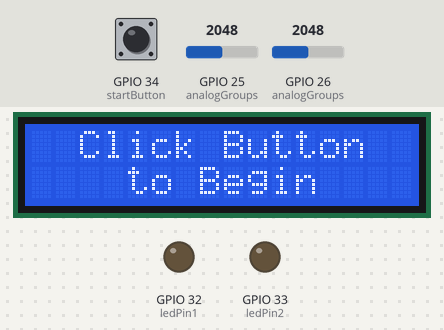
A sketch run on a simulated ESP32. On the bench: 16×2 character LCD, output pins drawn as LEDs (lit = HIGH). Dashed ring = blinking. Inputs (shaded band) come from the test bench; at power-on: GPIO 34 (startButton) LOW, GPIO 26 (analogGroups) = 2048, GPIO 25 (analogGroups) = 2048. Random numbers use the default seed unless the sketch sets one; what the sketch prints to the serial monitor is not drawn.

Above: at 1.2 s.
1.3 s: GPIO 34 (startButton) pulled HIGH for 0.15 s
At 1.8 s:
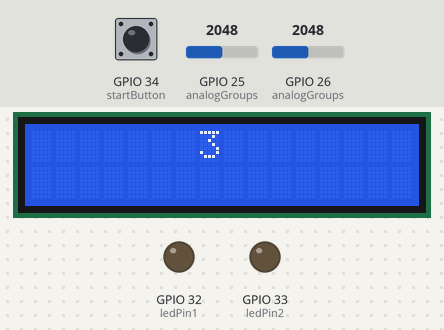
4.4 s: GPIO 26 (analogGroups) set to 214
6.3 s: GPIO 26 (analogGroups) set to 181
7.9 s: GPIO 26 (analogGroups) set to 491
At 9.3 s:
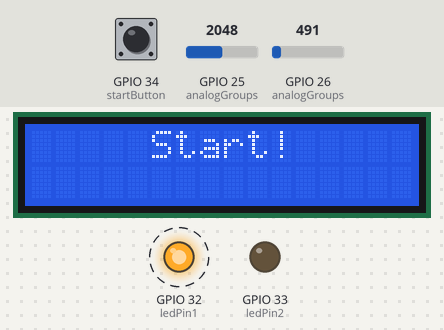
13.9 s: GPIO 34 (startButton) pulled HIGH for 3.2 s
At 16.9 s:
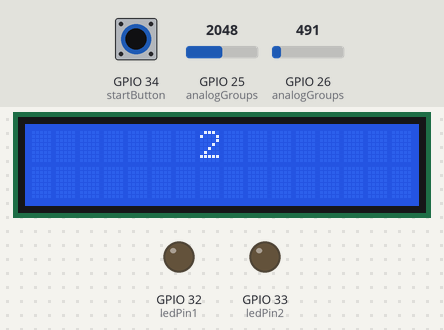
18.6 s: GPIO 26 (analogGroups) set to 160
At 28.8 s:
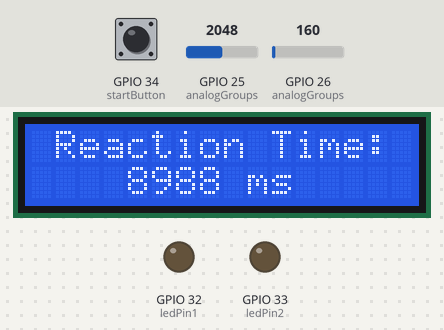
Timing chart, 0 to 30.3 s (numbered marks = the images above; inputs shaded):
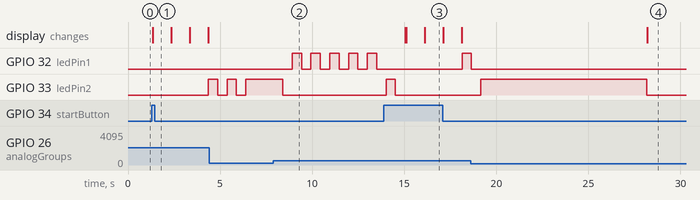

The sketch:

Aim_Tracker.ino
```cpp
/*
* Math.h is only used for the floor function
* LiquidCrystal_I2C.h is the library for the LCD screen
*/
#include <math.h>
#include <LiquidCrystal_I2C.h>


// The lcd object that's used to manipulate the screen
LiquidCrystal_I2C lcd(0x27, 16, 2);


/*
* The button to start the entire sequence is connected to pin 36
* The analog groups array is a way to keep track of
* photoresistors and their corresponding leds.
* Each row is a photoresistor and its corresponding led.
*/
const int startButton = 34;
const int ledPin1 = 32;
const int ledPin2 = 33;
const int photoResistor1 = 25;
const int photoResistor2 = 26;
const int analogGroups[2][2] = {
  {photoResistor1, ledPin1},
  {photoResistor2, ledPin2},
};


/*
* These are constants for the amount of time the player needs to hit the photoresistor
* and the total amount of time per session
*/
const int TARGET_DURATION = 500;
const int SESSION_TIME = 10000;
const int PHOTO_RESISTOR_THRESHOLD = 200;


/*
* These are global variables that need to be accessed from different portions of the program
*/
int totalAccuracy = 0;
int randomIndex = 0;


/*
* These are here because I like to define the functions near the top of the program
* then implement them below the main loop
*/
void startGame();
bool trackAim();
void continueToTarget();
int randomInt(int lowerBound, int upperBound);
void displayResults(int reactionTime, int accuracy, int targetTotal);
int countDigits(int num);
void clearLCD(int charCount, int row);
bool killSwitchDelayCheck(int delay);
void countDown(int length);


/*
* The setup function that initializes the digital pins, creates a seed for the random function, and initializes the lcd screen
*/
void setup() {
  Serial.begin(115200);

  pinMode(ledPin1, OUTPUT);
  pinMode(ledPin2, OUTPUT);

  pinMode(startButton, INPUT);

  randomSeed(millis());

  lcd.init();
  lcd.backlight();
}


/*
* The main loop that checks if the player has pressed the button
*/
void loop() {
  lcd.setCursor(2, 0);
  lcd.print("Click Button");

  lcd.setCursor(4, 1);
  lcd.print("to Begin");

  if (digitalRead(startButton)) {
    lcd.clear();
    randomIndex = randomInt(0, 2);

    countDown(3);
    startGame();
  }

  delay(50);
}


/*
* This function's purpose is to control the main game loop, track the stats,
* then print the results at the end.
*/
void startGame() {
  int totalDuration = 0;  // This is the amount of time elapsed since starting the game
  int timeBetweenTargets = 0;  // This is a measurment that's used for calculating the reaction speed
  int targetCounter = 0;  // This is used for the reaction speed and the accuracy, and it counts how many targets were hit
  totalAccuracy = 0; //Reset the accuracy every time the game is started

  Serial.println(analogGroups[randomIndex][0]);
  while (totalDuration < SESSION_TIME) {
    long int t1 = millis();  // I purposefully waited 10ms after taking the first time measurement so that the second time measurement isn't super close
    delay(10);

    bool onTarget = trackAim(); // onTarget specifies if the player hit the photoresistor group when trackAim was called

    // if the player hits the target, then increment the targetCounter and give them 500ms to react to the next target
    if (onTarget) {
      targetCounter++;
      delay(500);
    }

    long int t2 = millis();
    timeBetweenTargets += !onTarget * (t2 - t1); // timeBetweenTargets only gets incremented when the player didn't hit the target
    totalDuration += t2 - t1;
  }

  lcd.clear();
  digitalWrite(analogGroups[randomIndex][1], LOW); // This is here to make sure the last led turns off after the game is done

  // Serial Monitor Prints
  Serial.print("Reaction Time: ");
  Serial.print(timeBetweenTargets / ((targetCounter == 0) + targetCounter));  // This averages the time between each target hit (The extra math is just a form of exception handling to ensure we don't divide by 0)
  Serial.println(" milliseconds");

  Serial.print("Accuracy: ");
  Serial.print(totalAccuracy / ((targetCounter == 0) + targetCounter));  // This averages the accuracy of each target hit
  Serial.println("%");

  Serial.print("Targets Hit: ");
  Serial.println(targetCounter);

  // LCD Prints (1st argument is reaction time, 2nd argument is accuracy, 3rd argument is total hits)
  displayResults(timeBetweenTargets / ((targetCounter == 0) + targetCounter), totalAccuracy / ((targetCounter == 0) + targetCounter), targetCounter);
  lcd.clear();
}


/*
* This function's purpose is to react whenever the player hits the photoresistor group
* and track any corresponding values that it needs. It also returns a boolean value
* for if the player was on target.
*/
bool trackAim() {
  digitalWrite(analogGroups[randomIndex][1], HIGH);  // Turn on the random led
  int analogValue = analogRead(analogGroups[randomIndex][0]);  // Reads the analogValue of the random photoresistor group

  //I only want to continue if the user aims at the photoresistor
  if (analogValue <= PHOTO_RESISTOR_THRESHOLD) {
    return false;
  }

  long int t1 = millis();
  continueToTarget();  // The function that continues running until the target duration is reached

  totalAccuracy += (int) (100 * (1.0 * TARGET_DURATION / (millis() - t1)));  // Accuracy is calculated based on the ratio of TARGET_DURATION:(The time spent hitting the target)

  digitalWrite(analogGroups[randomIndex][1], LOW); // Turn off the random led

  randomIndex = randomInt(0, 2);  // The new index for the next random group
  return true;
}


/*
* A function that keeps running until the user keeps the laser on the photoresistor for the target
* amount of time.
*/
void continueToTarget() {
  int currDuration = 0;

  while (currDuration < TARGET_DURATION) {
    long int t1 = millis();
    long int t2 = t1;

    int analogValue = analogRead(analogGroups[randomIndex][0]);
    while (analogValue > PHOTO_RESISTOR_THRESHOLD && (t2 - t1 + currDuration) < TARGET_DURATION) {
      analogValue = analogRead(analogGroups[randomIndex][0]);
      delay(5);
      t2 = millis();
      Serial.println(analogValue);
    }

    currDuration += t2 - t1;
    delay(5);
  }
}


/*
* A function that selects a random integer where the lowerBound is inclusive
* and the upperBound is exclusive
*/
int randomInt(int lowerBound, int upperBound) {
  return (int) floor(random(lowerBound, upperBound)); // Round down the random float that was returned from the random function
}


/*
* A function made to display results until the player wants to play again
*/
void displayResults(int reactionTime, int accuracy, int targetTotal) {
  while (true) {
    const int MAX_COLUMNS = 16;
    int charLength = countDigits(reactionTime);

    // LCD Screen Prints
    lcd.setCursor(1, 0);
    lcd.print("Reaction Time:");

    lcd.setCursor((MAX_COLUMNS - charLength - 3) / 2, 1);  //Math used to center the text along the row
    lcd.print(reactionTime);
    lcd.print(" ms");

    if (killSwitchDelayCheck(3000)) {return;}  //Check to see if the button was pressed while displaying the results
    clearLCD(14, 0);
    clearLCD(charLength + 3, 1);


    charLength = countDigits(accuracy);
    lcd.setCursor(3, 0);
    lcd.print("Accuracy:");

    lcd.setCursor((MAX_COLUMNS - charLength - 1) / 2, 1);
    lcd.print(accuracy);
    lcd.print("%");

    if (killSwitchDelayCheck(3000)) {return;}
    clearLCD(9, 0);
    clearLCD(charLength + 1, 1);


    charLength = countDigits(targetTotal);
    lcd.setCursor(2, 0);
    lcd.print("Targets Hit:");

    lcd.setCursor((MAX_COLUMNS - charLength) / 2, 1);
    lcd.print(targetTotal);

    if (killSwitchDelayCheck(3000)) {return;}
    clearLCD(12, 0);
    clearLCD(charLength, 1);


    lcd.setCursor(2, 0);
    lcd.print("Press Button");
    lcd.setCursor(1, 1);
    lcd.print("to Play Again!");

    if (killSwitchDelayCheck(5000)) {return;}
    clearLCD(12, 0);
    clearLCD(14, 1);
  }
}


/*
* A function that's useful for counting the number of digits within an integer
*/
int countDigits(int num) {
  int count = 0;
  while (num != 0 || count == 0) {
    num /= 10;

    count++;
  }
  return count;
}


/*
* A function that clears the LCD screen without flashing
*/
void clearLCD(int charCount, int row) {
  const int MAX_COLUMNS = 16;

  lcd.setCursor((MAX_COLUMNS - charCount) / 2, row);
  for (int i = 0; i < charCount; i++) {
    lcd.print(" ");
  }
}


/*
* A function that delays for a specified amount of time while checking if the
* start button was pressed
*/
bool killSwitchDelayCheck(int timeDelay) {
  long int startTime = millis();
  long int currentTime = startTime;
  while ((currentTime - startTime) < timeDelay) {
    if (digitalRead(startButton)) {
      return true;
    }

    delay(5);
    currentTime = millis();
  }
  return false;
}


/*
* A function that counts down on the LCD screen before starting the game sequence
*/
void countDown(int length) {
  for (int i = length; i > 0; i--) {
    lcd.setCursor(7, 0);
    lcd.print(i);
    delay(1000);
  }

  lcd.setCursor(5, 0);
  lcd.print("Start!");
}
```

Measured:
- after the input at 1.3 s, GPIO 33 (ledPin2): LOW → HIGH after 3.1 s; the display: changes after 0.05 s (image 1)
- after the input at 7.9 s, GPIO 32 (ledPin1): alternates HIGH for 0.51 s and LOW for 0.51 s, starting after 1.0 s; GPIO 33 (ledPin2): HIGH → LOW after 0.51 s
- after the input at 13.9 s, GPIO 32 (ledPin1): LOW → HIGH after 4.2 s
